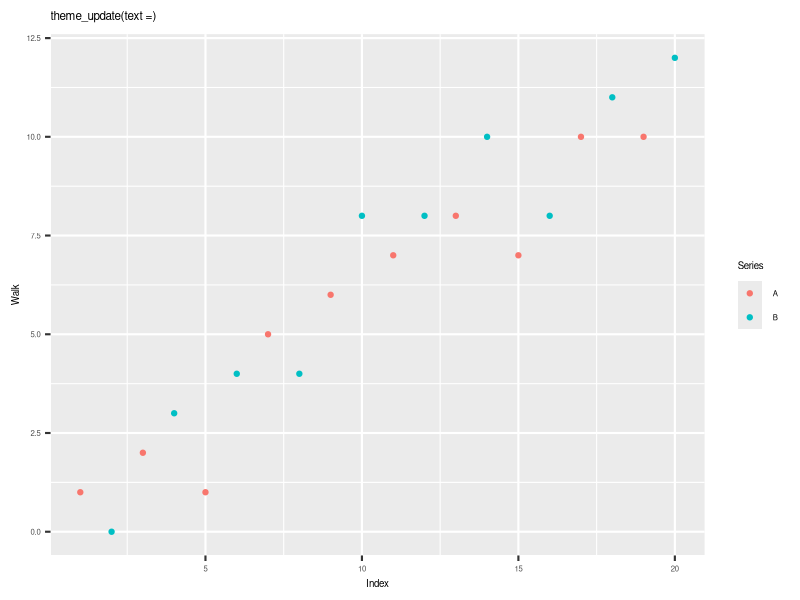

The R source for this figure:
library(ggplot2)
theme_set(theme_gray(base_size = 16))
theme_update(text = element_text(size = 7))

df <- data.frame(x = 1:20, y = cumsum(c(1, -1, 2, 1, -2, 3, 1, -1, 2, 2, -1, 1, 0, 2, -3, 1, 2, 1, -1, 2)), s = rep(c("A", "B"), 10))
p <- ggplot(df, aes(x, y, colour = s)) + geom_point() +
  labs(title = "theme_update(text =)", x = "Index", y = "Walk", colour = "Series")
ggsave("walk.png", p, width = 7, height = 5)
